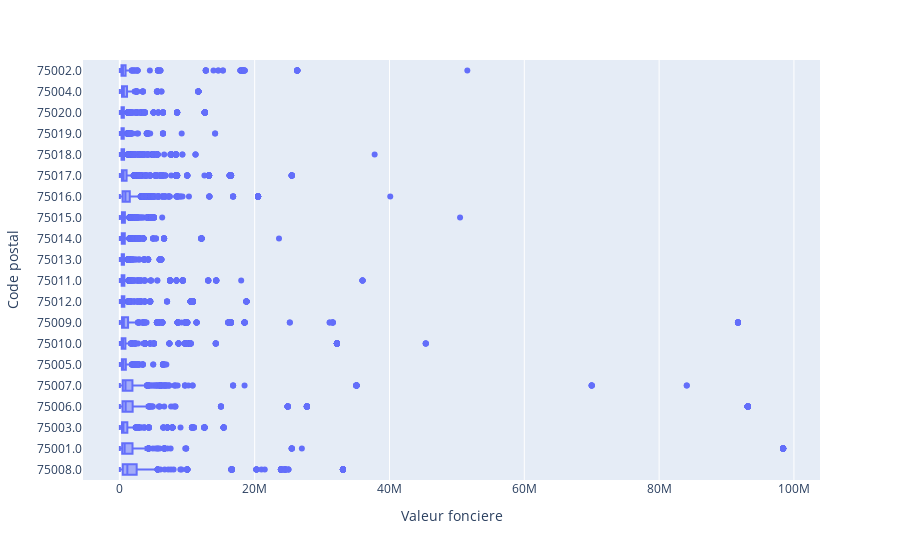

The notebook cell this image was saved under:
### Code cell
fig = px.box(df_paris, x='Valeur fonciere', y='Code postal', hover_name='Type local')
fig.show()

### Figure 1 — Plotly figure (JSON) as saved in the notebook; plotly's stock layout.template omitted (floating-point values rounded to 4 significant figures; data arrays with more than 128 entries replaced by an {"elided": "..."} marker saying what was removed)
{"data": [{"alignmentgroup": "True", "hovertemplate": "<b>%{hovertext}</b><br><br>Valeur fonciere=%{x}<br>Code postal=%{y}<extra></extra>", "hovertext": {"elided": "31341 str values"}, "legendgroup": "", "marker": {"color": "#636efa"}, "name": "", "notched": false, "offsetgroup": "", "orientation": "h", "showlegend": false, "type": "box", "x": {"elided": "31341 float values"}, "x0": " ", "xaxis": "x", "y": {"elided": "31341 str values"}, "y0": " ", "yaxis": "y"}], "layout": {"boxmode": "group", "legend": {"tracegroupgap": 0}, "margin": {"t": 60}, "xaxis": {"anchor": "y", "domain": [0, 1], "title": {"text": "Valeur fonciere"}}, "yaxis": {"anchor": "x", "domain": [0, 1], "title": {"text": "Code postal"}}}}
